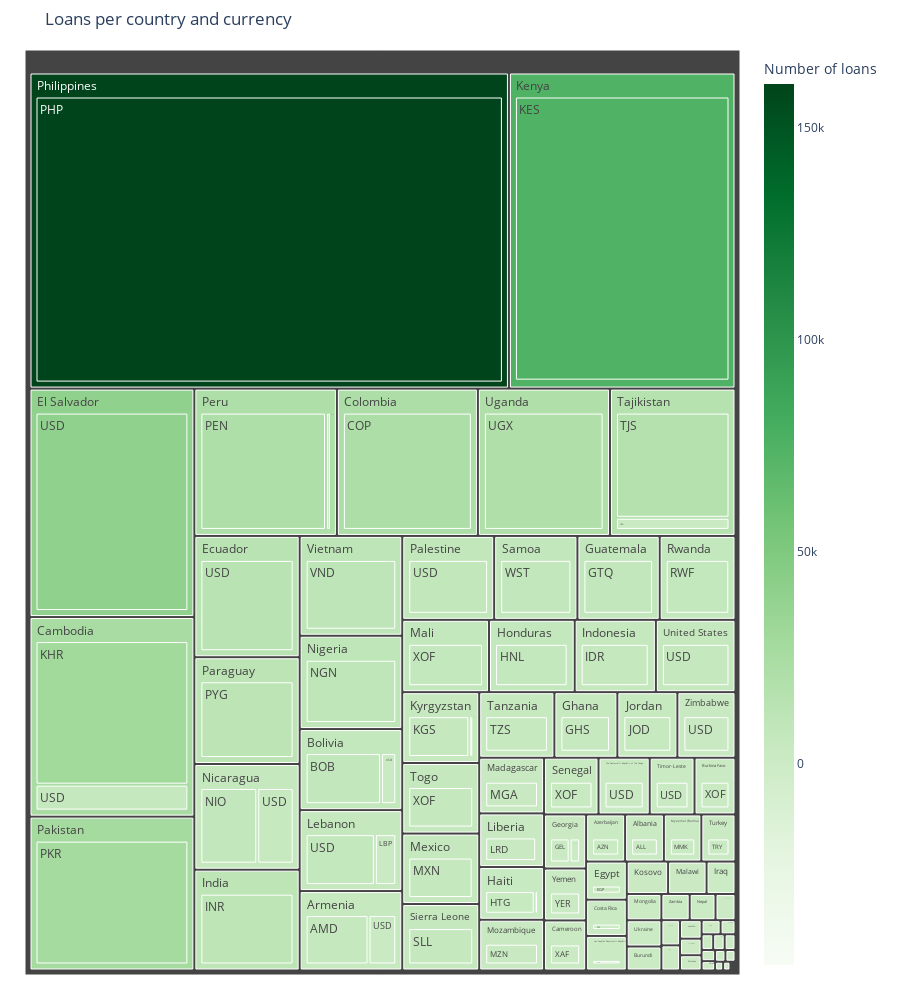

Notebook cell for this chart:
### Markdown cell above
Let’s see now what are the currencies in which these loans are given. First, let's look for the currency used in each country.

### Code cell
df = kiva_loans.groupby(["country", "currency"])["loan_amount"].agg(["count"]).reset_index()
df = df.sort_values(by=["country", "currency"], ascending=False)
df.columns = ["Country", "Currency", "Number of loans"]
fig = px.treemap(df, path=["Country", "Currency"],
values='Number of loans', color='Number of loans',
hover_data=['Country'], color_continuous_scale="Greens",
color_continuous_midpoint=np.average(df['Number of loans'],
weights=df['Number of loans'])) 
fig.update_layout(margin = dict(t=50, l=25, r=25, b=25),
height=1000, title="Loans per country and currency")
fig.show()

### Figure 1 — Plotly figure (JSON) as saved in the notebook; plotly's stock layout.template omitted (floating-point values rounded to 4 significant figures; data arrays with more than 128 entries replaced by an {"elided": "..."} marker saying what was removed)
{"data": [{"branchvalues": "total", "customdata": {"elided": "224x2 mixed values"}, "domain": {"x": [0, 1], "y": [0, 1]}, "hovertemplate": "labels=%{label}<br>Number of loans_sum=%{value}<br>parent=%{parent}<br>id=%{id}<br>Country=%{customdata[0]}<br>Number of loans=%{color}<extra></extra>", "ids": {"elided": "224 str values"}, "labels": {"elided": "224 str values"}, "marker": {"coloraxis": "coloraxis", "colors": {"elided": "224 float values"}}, "name": "", "parents": {"elided": "224 str values"}, "type": "treemap", "values": {"elided": "224 int values"}}], "layout": {"coloraxis": {"cmid": 56470.0, "colorbar": {"title": {"text": "Number of loans"}}, "colorscale": [[0, "rgb(247,252,245)"], [0.125, "rgb(229,245,224)"], [0.25, "rgb(199,233,192)"], [0.375, "rgb(161,217,155)"], [0.5, "rgb(116,196,118)"], [0.625, "rgb(65,171,93)"], [0.75, "rgb(35,139,69)"], [0.875, "rgb(0,109,44)"], [1, "rgb(0,68,27)"]]}, "height": 1000, "legend": {"tracegroupgap": 0}, "margin": {"b": 25, "l": 25, "r": 25, "t": 50}, "title": {"text": "Loans per country and currency"}}}
